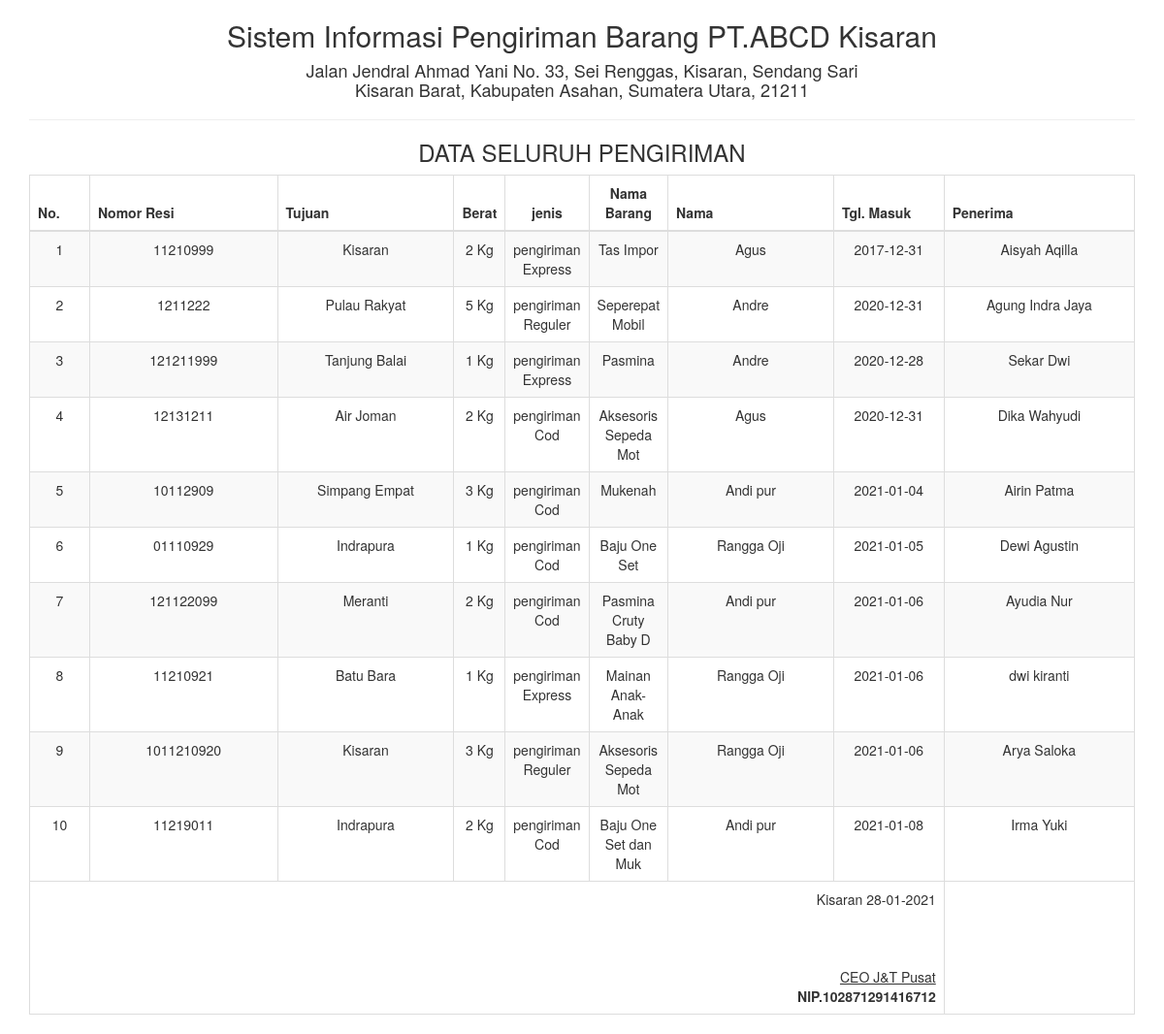
/report/pengiriman_semua.php, run on the app's committed database.
### tables this page shows
CREATE TABLE IF NOT EXISTS `pengiriman` (
  `id` int(5) NOT NULL,
  `tujuan` varchar(25) NOT NULL,
  `jenis` varchar(50) NOT NULL,
  `berat` varchar(10) NOT NULL,
  `namabrg` varchar(20) NOT NULL,
  `nama` varchar(100) NOT NULL,
  `no_resi` varchar(50) NOT NULL,
  `tgl_masuk` date NOT NULL,
  `penerima` varchar(50) NOT NULL,
  `harga` varchar(10) NOT NULL,
  `status` varchar(25) NOT NULL,
  `keterangan` varchar(100) NOT NULL
);

### report/pengiriman_semua.php (the view, shortened to what this page needs)
<!DOCTYPE html>
<html>
    <head>
        <link href="../Assets/css/bootstrap.min.css" rel="stylesheet" type="text/css"/>
    </head>
    <body onload="print()">
        <?php
        include '../config/koneksi.php';
        ?>
        <div class="container">
            <div class='row'>
                <div class="col-sm-12">
                    <div class="text-center">
                        <h2>Sistem Informasi Pengiriman Barang PT.ABCD Kisaran </h2>
                        <h4>Jalan Jendral Ahmad Yani No. 33, Sei Renggas, Kisaran, Sendang Sari <br> Kisaran Barat, Kabupaten Asahan, Sumatera Utara, 21211</h4>
                        <hr>
                        <h3>DATA SELURUH PENGIRIMAN</h3>
                        <table class="table table-bordered table-striped table-hover">
                        <tbody>
                                <thead>
								<tr>
                                <th>No.</th><th width="17%">Nomor Resi</th><th>Tujuan</th><th width="4%"><center>Berat</center></th><th width="4%"><center>jenis</center></th><th width="6%"><center>Nama Barang</center></th><th width="15%">Nama</th><th width="10%">Tgl. Masuk</th><th>Penerima </th>
                            </tr>
								</thead>
							<tbody>
                            <?php
                            $sql = "SELECT * FROM pengiriman";
                            $query = mysqli_query($koneksi, $sql) or die("SQL Anda Salah");
                            $nomor = 0;
                            while ($data = mysqli_fetch_array($query)) {
                                $nomor++;
                                ?>
                                <tr>
                                    <td><?= $nomor ?></td>
                                    <td><?= $data['no_resi'] ?></td>
                                    <td><?= $data['tujuan'] ?></td>
                                    <td><?= $data['berat'] ?></td>
                                    <td><?= $data['jenis'] ?></td>
                                    <td><?= $data['namabrg'] ?></td>
                                    <td><?= $data['nama'] ?></td>
                                    <td><?= $data['tgl_masuk'] ?></td>
                                    <td><?= $data['penerima'] ?></td>
                                </tr>
                            <?php } ?>
							</tbody>
                        </tbody>
                            <tfoot>
                                <tr>
                                    <td colspan="8" class="text-right">
                                        Kisaran  <?= date("d-m-Y") ?>
                                        <br><br><br><br>
                                        <u>CEO J&T Pusat<strong></u><br>
                                        NIP.102871291416712
									</td>
								</tr>
							</tfoot>
                        </table>
                    </div>
                </div>
            </div>
    </body>
</html>

### data on the page
pengiriman: no_resi "11210999", tujuan "Kisaran", berat "2 Kg", jenis "pengiriman Express", namabrg "Tas Impor", nama "Agus", tgl_masuk "2017-12-31", penerima "Aisyah Aqilla"
pengiriman: no_resi "1211222", tujuan "Pulau Rakyat", berat "5 Kg", jenis "pengiriman Reguler", namabrg "Seperepat Mobil", nama "Andre", tgl_masuk "2020-12-31", penerima "Agung Indra Jaya"
pengiriman: no_resi "121211999", tujuan "Tanjung Balai", berat "1 Kg", jenis "pengiriman Express", namabrg "Pasmina", nama "Andre", tgl_masuk "2020-12-28", penerima "Sekar Dwi"
pengiriman: no_resi "12131211", tujuan "Air Joman", berat "2 Kg", jenis "pengiriman Cod", namabrg "Aksesoris Sepeda Mot", nama "Agus", tgl_masuk "2020-12-31", penerima "Dika Wahyudi"
pengiriman: no_resi "10112909", tujuan "Simpang Empat", berat "3 Kg", jenis "pengiriman Cod", namabrg "Mukenah", nama "Andi pur", tgl_masuk "2021-01-04", penerima "Airin Patma"
pengiriman: no_resi "01110929", tujuan "Indrapura", berat "1 Kg", jenis "pengiriman Cod", namabrg "Baju One Set", nama "Rangga Oji", tgl_masuk "2021-01-05", penerima "Dewi Agustin"
pengiriman: no_resi "121122099", tujuan "Meranti", berat "2 Kg", jenis "pengiriman Cod", namabrg "Pasmina Cruty Baby D", nama "Andi pur", tgl_masuk "2021-01-06", penerima "Ayudia Nur"
pengiriman: no_resi "11210921", tujuan "Batu Bara", berat "1 Kg", jenis "pengiriman Express", namabrg "Mainan Anak-Anak", nama "Rangga Oji", tgl_masuk "2021-01-06", penerima "dwi kiranti"
pengiriman: no_resi "1011210920", tujuan "Kisaran", berat "3 Kg", jenis "pengiriman Reguler", namabrg "Aksesoris Sepeda Mot", nama "Rangga Oji", tgl_masuk "2021-01-06", penerima "Arya Saloka"
pengiriman: no_resi "11219011", tujuan "Indrapura", berat "2 Kg", jenis "pengiriman Cod", namabrg "Baju One Set dan Muk", nama "Andi pur", tgl_masuk "2021-01-08", penerima "Irma Yuki"
